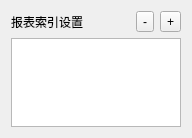
<?xml version="1.0" encoding="UTF-8"?>
<ui version="4.0">
 <class>mmind::BaseTableValueSettins</class>
 <widget class="QWidget" name="mmind::BaseTableValueSettins">
  <property name="geometry">
   <rect>
    <x>0</x>
    <y>0</y>
    <width>192</width>
    <height>138</height>
   </rect>
  </property>
  <property name="windowTitle">
   <string>Form</string>
  </property>
  <layout class="QVBoxLayout" name="verticalLayout">
   <item>
    <layout class="QHBoxLayout" name="horizontalLayout">
     <item>
      <widget class="QLabel" name="label">
       <property name="text">
        <string>报表索引设置</string>
       </property>
      </widget>
     </item>
     <item>
      <widget class="QToolButton" name="removeItem">
       <property name="text">
        <string>-</string>
       </property>
      </widget>
     </item>
     <item>
      <widget class="QToolButton" name="addItem">
       <property name="text">
        <string>+</string>
       </property>
      </widget>
     </item>
    </layout>
   </item>
   <item>
    <widget class="QTableWidget" name="tableWidget"/>
   </item>
  </layout>
 </widget>
 <resources/>
 <connections/>
</ui>
